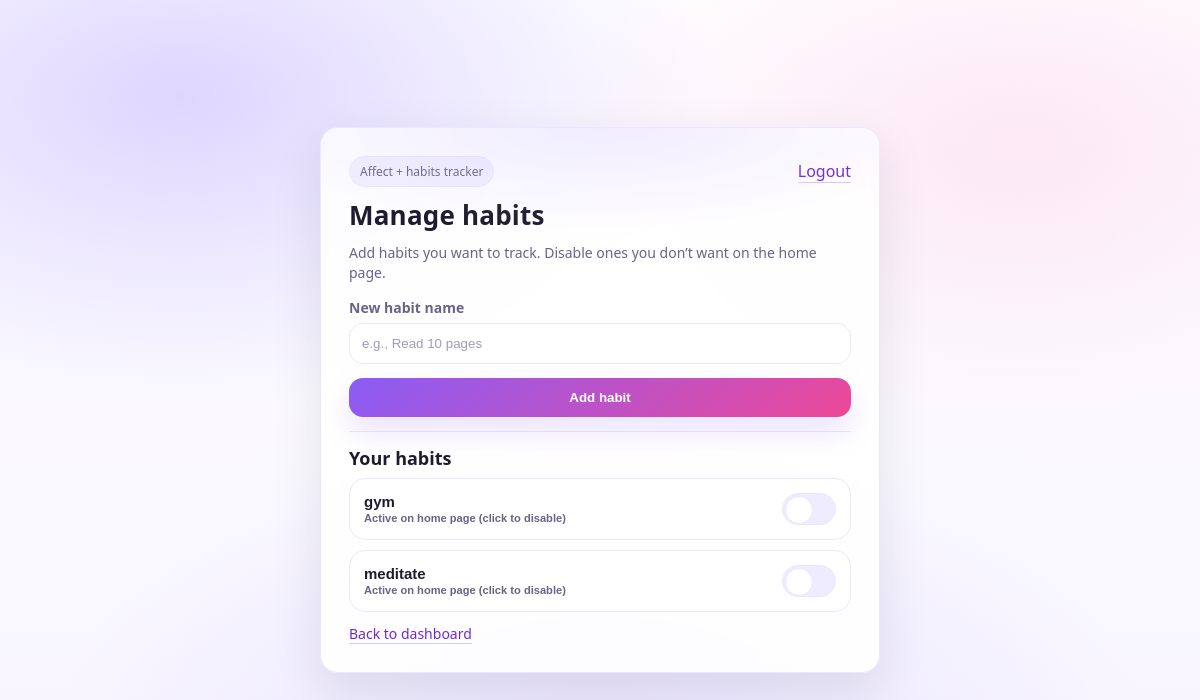
/habits (signed in), run on the app's committed database.
### tables this page shows
CREATE TABLE habits (
            id INTEGER PRIMARY KEY AUTOINCREMENT,
            user_id INTEGER NOT NULL,
            name TEXT NOT NULL,
            is_active INTEGER DEFAULT 1,
            created_at DATETIME DEFAULT CURRENT_TIMESTAMP,
            FOREIGN KEY (user_id) REFERENCES users(id)
        );

### app.py (the view, shortened to what this page needs)
@app.route("/habits", methods=["GET","POST"])
def habits_manage():
    if not require_login():
        return redirect(url_for("login"))
    user = session["user_id"]
    conn = get_db()
    habits_list = conn.execute(
        "SELECT * FROM habits WHERE user_id=?",
        (user,)
    ).fetchall()
    conn.close()
    return render_template("habits.html", habits=habits_list)

### app.py (called while the page is built)
def get_db():
    conn = sqlite3.connect(DB_PATH)
    conn.row_factory = sqlite3.Row
    return conn

def require_login():
    return session.get("user_id") is not None

### Templates/habits.html (shortened to what this page needs)
{% extends "base.html" %}
{% block content %}
<h1>Manage habits</h1>
<p class="muted">Add habits you want to track. Disable ones you don’t want on the home page.</p>
<form method="post">
  <label>New habit name</label>
  <input type="text" name="name" maxlength="40" placeholder="e.g., Read 10 pages" required>
  <button type="submit">Add habit</button>
</form>
<div class="divider"></div>
<h2>Your habits</h2>
{% if habits and habits|length > 0 %}
  <div class="toggle-grid">
    {% for h in habits %}
      <form method="post" style="margin:0;">
        <button type="submit" class="toggle" style="width:100%; border:1px solid var(--stroke); background: rgba(255,255,255,.75); color: var(--text); box-shadow:none; margin-top:0; text-align:left;">
          <div>
            <strong>{{ h.name }}</strong><br>
            <small>
              {% if h.is_active %}
                Active on home page (click to disable)
              {% else %}
                Disabled (click to enable)
              {% endif %}
            </small>
          </div>
          <span class="knob" style="opacity: {{ 1 if h.is_active else 0.45 }};"></span>
        </button>
      </form>
    {% endfor %}
  </div>
{% else %}
  <p class="muted">No habits yet.</p>
{% endif %}
<div class="muted" style="margin-top:12px;">
  <a href="{{ url_for('dashboard') }}">Back to dashboard</a>
</div>
{% endblock %}

### Templates/base.html (style rules this page uses)
:root { --bg:#f7f4ff; --card:#ffffff; --stroke:#ebe7ff; --text:#1f1b2e; --muted:#6b6386; --lilac:#c4b5fd; --lilac2:#ddd6fe; --pink:#fbcfe8; --accent:#8b5cf6; --shadow: 0 18px 50px rgba(31, 27, 46, .10); --radius: 18px; }
* { box-sizing:border-box; }
body { margin:0; font-family: ui-sans-serif, system-ui, -apple-system, Segoe UI, Roboto, Arial, sans-serif; color: var(--text); min-height:100vh; background: radial-gradient(900px 520px at 15% 12%, rgba(196,181,253,.55), transparent 60%), radial-gradient(860px 520px at 85% 18%, rgba(251,207,232,.45), transparent 55%), radial-gradient(900px 520px at 50% 92%, rgba(221,214,254,.55), transparent 60%), linear-gradient(180deg, #ffffff 0%, var(--bg) 100%); display:flex; align-items:center; justify-content:center; padding: 28px 16px; }
h1 { margin: 4px 0 10px 0; font-size: 26px; letter-spacing: .2px; }
h2 { margin: 14px 0 6px 0; font-size: 18px; }
label { display:block; margin-top: 14px; margin-bottom: 6px; font-weight: 650; color: var(--muted); font-size: 14px; }
input { width:100%; padding: 12px 12px; border-radius: 14px; border: 1px solid var(--stroke); background: #fff; color: var(--text); outline: none; transition: box-shadow .15s ease, border-color .15s ease; }
input::placeholder { color: #a19bb8; }
button { width:100%; margin-top: 14px; padding: 12px 14px; border: 0; border-radius: 14px; color: white; font-weight: 800; cursor:pointer; background: linear-gradient(135deg, var(--accent), #ec4899); box-shadow: 0 14px 30px rgba(139,92,246,.18); transition: transform .06s ease, filter .15s ease; }
.muted { margin-top: 10px; font-size: 14px; color: var(--muted); line-height: 1.45; }
a { color: #6d28d9; text-decoration: none; border-bottom: 1px solid rgba(109,40,217,.25); }
.divider { height:1px; background: var(--stroke); margin: 14px 0; }
.toggle-grid { display:grid; grid-template-columns: 1fr; gap: 10px; margin-top: 8px; }
.toggle { display:flex; align-items:center; justify-content: space-between; padding: 14px 14px; border-radius: 16px; border: 1px solid var(--stroke); background: rgba(255,255,255,.75); cursor: pointer; user-select:none; gap: 10px; }
.toggle strong { font-size: 15px; }
.toggle small { color: var(--muted); }
.toggle .knob { width: 54px; height: 32px; border-radius: 999px; border: 1px solid var(--stroke); background: rgba(221,214,254,.45); position: relative; flex: 0 0 auto; }
.toggle .knob:after { content:""; width: 26px; height: 26px; border-radius: 999px; background: white; border: 1px solid var(--stroke); position:absolute; top: 2px; left: 2px; transition: left .15s ease; }

### data on the page
habits: name "gym", is_active "Active on home page (click to disable)"
habits: name "meditate", is_active "Active on home page (click to disable)"
